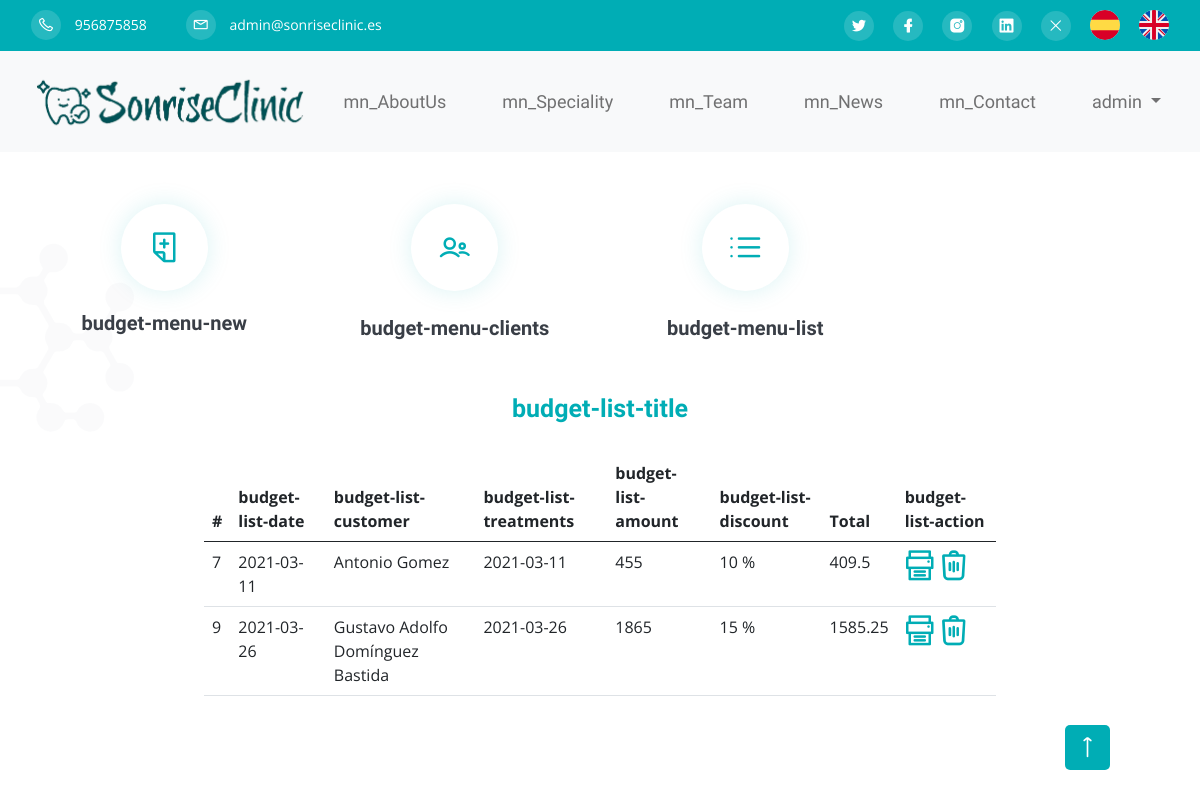
The page /budget.php (signed in) on the database its author committed.
### tables this page shows
CREATE TABLE `settings` (
  `id` int(9) NOT NULL,
  `type` varchar(10) NOT NULL,
  `label` varchar(25) NOT NULL,
  `value` varchar(400) NOT NULL
);

CREATE TABLE `blocks` (
  `id` int(9) NOT NULL,
  `id_page` int(9) NOT NULL,
  `name` varchar(56) NOT NULL,
  `label` varchar(56) DEFAULT NULL,
  `order_n` int(9) NOT NULL,
  `title` varchar(56) DEFAULT NULL,
  `subtitle` varchar(56) DEFAULT NULL,
  `text` varchar(56) DEFAULT NULL,
  `enabled` tinyint(1) NOT NULL DEFAULT 1
);

CREATE TABLE `budgets` (
  `id` int(11) NOT NULL,
  `date` date NOT NULL,
  `customer_id` int(11) NOT NULL,
  `amount` float NOT NULL,
  `discount` float NOT NULL,
  `enabled` tinyint(1) NOT NULL DEFAULT 1
);

CREATE TABLE `users` (
  `id` int(11) NOT NULL,
  `name` varchar(100) NOT NULL,
  `confirmKey` varchar(15) NOT NULL,
  `pass` varchar(50) DEFAULT NULL,
  `last_login` datetime DEFAULT NULL,
  `roles` varchar(100) DEFAULT '[USER]',
  `auth_key` varchar(100) DEFAULT NULL,
  `lang` varchar(2) NOT NULL DEFAULT 'es',
  `firstname` varchar(100) DEFAULT NULL,
  `lastname` varchar(100) DEFAULT NULL,
  `email` varchar(100) DEFAULT NULL,
  `address` varchar(256) DEFAULT NULL,
  `postalcode` varchar(5) DEFAULT NULL,
  `city` varchar(56) DEFAULT NULL,
  `province` varchar(56) DEFAULT NULL,
  `phone` varchar(9) DEFAULT NULL,
  `enabled` tinyint(1) NOT NULL DEFAULT 1
);

### includes/sessions.php (called while the page is built, shortened)
<?php
if (isset($_SESSION['lang'])) {
    $lang = $_SESSION['lang'];
} else {
    $lang = null;
}
function isAuthenticated()
{
    if (isset($_SESSION['autentificado'])) {
        return $_SESSION['autentificado'];
    } else return FALSE;
}

### includes/class.data.php (called while the page is built, shortened)
<?php
class DataBase
{
    var $connection;
    public function __construct()
    {
        if (DB_PASS == NULL)
            $this->connection = mysqli_connect(DB_SERVER, DB_USER, DB_NAME);
        else
            $this->connection = mysqli_connect(DB_SERVER, DB_USER, DB_PASS, DB_NAME);
        return true;
    }
    public function nameUser($id)
    {
        $sql = "SELECT firstname, lastname FROM users WHERE id = " . $id;
        $result = mysqli_query($this->connection, $sql) or die(mysqli_error($this->connection));
        $fila = mysqli_fetch_array($result);
        return $fila["firstname"] . " " . $fila["lastname"];
    }
    public function send($sql, $type = 'ARRAY')
    {
        $result = mysqli_query($this->connection, $sql) or die(mysqli_error($this->connection));
        $return = array();
        if ($type == 'ARRAY')
            while (($return[] = mysqli_fetch_array($result))) {
            }
        else {
            while (($return[] = mysqli_fetch_assoc($result))) {
            }
        }
        if (count($return) > 1)
            unset($return[count($return) - 1]);
        else
            $return = FALSE;
        return $return;
    }
    public function select($table, $where, $type = 'ARRAY')
    {
        $sql = "SELECT * FROM " . $table . " WHERE " . $where;
        $result = mysqli_query($this->connection, $sql);
        $return = array();
        if ($type == 'ARRAY')
            while (($return[] = mysqli_fetch_array($result))) {
            }
        else
            while (($return[] = mysqli_fetch_assoc($result))) {
            }
        if (count($return) > 1)
            unset($return[count($return) - 1]);
        else
            $return = FALSE;
        return $return;
    }
}

### includes/functions.php (called while the page is built, shortened)
<?php
function __($str, $lang = null)
{
	return $str;
}

### blocks/budget-list-section.php (the view, shortened to what this page needs)
<?php
$ndb = new DataBase();
?>
<section id="budget-list" class="we-do-section pt-20">
	<div class="container">
		<div class="row">
			<div class="col-xl-6 mx-auto">
				<div class="section-title text-center mb-25">
					<span class="wow fadeInDown" data-wow-delay=".2s"><?= __('budget-list-title', $lang) ?></span>
				</div>
			</div>
		</div>
	</div>
	<div class="row">
		<div class="col-xl-8 mx-auto">
			<?php
			$list = $ndb->select("budgets", "enabled = 1");
			if ($list) : ?>
				<table class="table">
					<thead>
						<tr>
							<th>#</th>
							<th><?= __('budget-list-date', $lang) ?></th>
							<th><?= __('budget-list-customer', $lang) ?></th>
							<th><?= __('budget-list-treatments', $lang) ?></th>
							<th><?= __('budget-list-amount', $lang) ?></th>
							<th><?= __('budget-list-discount', $lang) ?></th>
							<th>Total</th>
							<th><?= __('budget-list-action', $lang) ?></th>
						</tr>
					</thead>
					<tbody>
						<?php foreach ($list as $budget) : ?>
							<tr>
								<td><?= $budget["id"] ?></td>
								<td><?= $budget["date"] ?></td>
								<td><?= $ndb->nameUser($budget["customer_id"]) ?></td>
								<td><?= $budget["date"] ?></td>
								<td><?= $budget["amount"] ?> </td>
								<td><?= $budget["discount"] ?> %</td>
								<td><?= $budget["amount"] - ($budget["amount"] * $budget["discount"] / 100) ?></td>
								<td class="nav-item">
									<a href="admin/printPdf.php?id=<?= $budget['id'] ?>"><i class="lni lni-printer" style="font-size: 30px; color: #00ADB5;" id="pri_<?= $budget['id'] ?>"></i></a>
									<a href="#"><i class="lni lni-trash" style="font-size: 30px; color: #00ADB5;" id="del_<?= $budget['id'] ?>" onclick="deleteBudget(this)"></i></a>
								</td>
							</tr>
						<?php endforeach; ?>
					</tbody>
				</table>
			<?php else : ?>
				<div class="section-title text-center mb-25"><?= __('budget-list-none', $lang) ?></div>
			<?php endif; ?>
		</div>
	</div>
</section>

### budget.php (shortened to what this page needs)
<?php
include("includes/functions.php");
include("includes/sessions.php");
$PG_NAME = "Budget";
?>
<!DOCTYPE html>
<html lang="<?= $lang ?>">
<?php require "sections/head.php" ?>
<body>
  <?php
  include "sections/header.php";
  include "includes/blocks.php";
  ?>
  <a href="#" class="scroll-top">
    <i class="lni lni-arrow-up"></i>
  </a>
</body>
</html>

### sections/head.php (shortened to what this page needs)
<head>
  <link rel="stylesheet" href="assets/css/bootstrap-5.0.5-alpha.min.css">
  <link rel="stylesheet" href="assets/css/LineIcons.2.0.css">
  <link rel="stylesheet" href="assets/css/glightbox.min.css">
  <link rel="stylesheet" href="assets/css/selectr.css">
  <link rel="stylesheet" href="assets/css/date.css">
  <link rel="stylesheet" href="assets/css/animate.css">
  <link rel="stylesheet" href="assets/css/tiny-slider.css">
  <link rel="stylesheet" href="assets/css/main.css">
</head>

### sections/header.php (shortened to what this page needs)
<header id="home" class="header">
  <div class="header-wrapper">
    <div class="header-top theme-bg">
      <div class="container">
        <div class="row">
          <div class="col-md-8">
            <?php
            $db = new DataBase();
            $phone = $db->select("settings", "label ='lni lni-phone'");
            $mail = $db->select("settings", "label ='lni lni-envelope'");
            ?>
            <div class="header-top-left text-center text-md-left">
              <ul>
                <li><a href="#"><i class="lni lni-phone"></i> <?= isset($phone) ? $phone[0]["value"] : "" ?></a></li>
                <li><a href="#"><i class="lni lni-envelope"></i> <?= isset($mail) ? $mail[0]["value"] : "" ?></a></li>
              </ul>
            </div>
          </div>
          <div class="col-md-4">
            <div class="header-top-right d-none d-md-block">
              <ul>
                <?php
                $db = new DataBase();
                $social = $db->send("SELECT * FROM settings WHERE type = 'social' AND value<>'';");
                if (!empty($social)) :
                  foreach ($social as $key) : ?>
                    <li class="nav-item">
                      <a href="<?= $key['value'] ?>">
                        <i class="<?= $key['label'] ?>"></i>
                      </a>
                    </li>
                <?php endforeach;
                endif;
                ?>
                <li class="nav-item">
                  <?php if (!isAuthenticated()) : ?>
                    <a href="login.php">
                      <i class="lni lni-user"></i>
                    </a>
                  <?php else : ?>
                    <a href="logout.php">
                      <i class="lni lni-close"></i>
                    </a>
                  <?php endif; ?>
                </li>
                <li class="nav-item">
                  <button onclick="window.location.href='<?= $_SERVER['PHP_SELF'] ?>?lang=es'" class="es-button"> &nbsp; </button>
                </li>
                <li class="nav-item">
                  <button onclick="window.location.href='<?= $_SERVER['PHP_SELF'] ?>?lang=en'" class="en-button"> &nbsp; </button>
                </li>
              </ul>
            </div>
          </div>
        </div>
      </div>
    </div>
    <?php
    if ($_SERVER['PHP_SELF'] == "/index.php") :
      $href = "";
    else :
      $href = "index.php";
    endif;
    ?>
    <div class="navbar-area bg-light">
      <div class="container ">
        <div class="row">
          <div class="col-lg-12">
            <nav class="navbar navbar-expand-lg navbar-light bg-light">
              <a class="navbar-brand" href="index.php">
                <img src="assets/img/logo/logo-dark.png" style="width:280px" alt="Logo">
              </a>
              <div class="collapse navbar-collapse sub-menu-bar" id="navbarSupportedContent">
                <ul id="nav" class="navbar-nav ml-auto">
                  <li class="nav-item">
                    <a class="nav-link" href="<?= $href ?>#about"><?= __('mn_AboutUs', $lang) ?></a>
                  </li>
                  <li class="nav-item">
                    <a class="nav-link" href="<?= $href ?>#services"><?= __('mn_Speciality', $lang) ?></a>
                  </li>
                  <li class="nav-item">
                    <a class="nav-link" href="<?= $href ?>#team"><?= __('mn_Team', $lang) ?></a>
                  </li>
                  <li class="nav-item">
                    <a class="nav-link" href="<?= $href ?>#blog"><?= __('mn_News', $lang) ?></a>
                  </li>
                  <li class="nav-item">
                    <a class="nav-link" href="<?= $href ?>#contact"><?= __('mn_Contact', $lang) ?></a>
                  </li>
                  <?php if (isAuthenticated()) : ?>
                    <li class="nav-item dropdown">
                      <a class="nav-link dropdown-toggle" href="#" id="navbarDropdown" role="button" data-bs-toggle="dropdown" aria-expanded="false">
                        <?= $_SESSION['firstname'] ?>
                      </a>
                    </li>
                  <?php endif; ?>
              </div>
            </nav>
          </div>
        </div>
      </div>
    </div>
  </div>
</header>

### includes/blocks.php (shortened to what this page needs)
<?php
$db = new DataBase();
$sql = "SELECT * FROM pages a INNER JOIN blocks b ON a.id = b.id_page WHERE a.page = '" . $PG_NAME . "' and b.enabled = 1 ORDER BY order_n ASC";
$blocks = $db->send($sql);
foreach ($blocks as $block) :
    include "blocks/" . $block['name'] . ".php";
endforeach;

### blocks/budget-section.php (shortened to what this page needs)
<section id="budget" class="we-do-section pt-20 mt-5">
	<div class="shape shape-3">
		<img src="assets/img/shapes/shape-3.svg" alt="">
	</div>
	<div class="container">
		<div class="row">
			<div class="col-lg-3">
				<div class="we-do-item mb-25">
					<a href="budget.php?action=new">
						<div class="we-do-icon mb-20 d-none d-md-block">
							<i class="lni lni-add-files" style="font-size: 30px; color: #00ADB5; translate: 0 8px"></i>
						</div>
					</a>
					<h5><a href="budget.php?action=new"><?= __('budget-menu-new', $lang) ?></a></h5>
				</div>
			</div>
			<div class="col-lg-3">
				<div class="we-do-item mb-30">
					<a href="budget.php?action=clients">
						<div class="we-do-icon mb-25">
							<i class="lni lni-users" style="font-size: 30px; color: #00ADB5; translate: 0 8px"></i>
						</div>
					</a>
					<h5><a href="budget.php?action=clients"><?= __('budget-menu-clients', $lang) ?></a></h5>
				</div>
			</div>
			<div class="col-lg-3">
				<div class="we-do-item mb-30">
					<a href="budget.php?action=list">
						<div class="we-do-icon mb-25">
							<i class="lni lni-list" style="font-size: 30px; color: #00ADB5; translate: 0 8px"></i>
						</div>
					</a>
					<h5><a href="budget.php?action=list"><?= __('budget-menu-list', $lang) ?></a></h5>
				</div>
			</div>
		</div>
	</div>
</section>
<?php if (isset($_GET['action'])) :
	$action = $_GET["action"];
else :
	$action = "list";
endif;
switch ($action):
	case "list":
		include "blocks/budget-list-section.php";
		break;
endswitch;

### assets/css/main.css (style rules this page uses)
html { scroll-behavior: smooth }
body { font-family: open sans, sans-serif; font-weight: 400; font-style: normal; color: #8c96a7; overflow-x: hidden }
* { margin: 0; padding: 0; -webkit-box-sizing: border-box; box-sizing: border-box }
img { max-width: 100% }
i, span, a { display: inline-block; text-decoration: none }
audio, canvas, iframe, img, svg, video { vertical-align: middle }
h1, h2, h3, h4, h5, h6 { font-weight: 600; color: #393e46; font-family: raleway, sans-serif; margin: 0 }
h1 a, h2 a, h3 a, h4 a, h5 a, h6 a { color: inherit }
h5 { font-size: 20px }
ul, ol { margin: 0; padding: 0; list-style-type: none }
.theme-bg { background-color: #00adb5 }
.shape { position: absolute }
.scroll-top { width: 45px; height: 45px; background: #00adb5; text-align: center; line-height: 45px; font-size: 20px; color: #fff; border-radius: 5px; position: fixed; bottom: 30px; right: 90px; z-index: 9; cursor: pointer; -webkit-transition: all .3s ease-out 0s; transition: all .3s ease-out 0s }
.section-title span { font-family: raleway, sans-serif; font-size: 25px; font-weight: 600; display: block; color: #00adb5; margin-bottom: 15px }
.mt-5 { margin-top: 5px }
.mb-20 { margin-bottom: 20px }
.mb-25 { margin-bottom: 25px }
.mb-30 { margin-bottom: 30px }
.pt-20 { padding-top: 20px }
.header { position: relative; padding-top: 136px }
.header .header-wrapper { position: absolute; width: 100%; left: 0; top: 0; z-index: 99 }
.header-top { padding: 10px 0 }
.header-top ul li { display: inline-block }
.header-top ul li a { color: #fff; font-size: 14px }
.header-top ul li a i { width: 30px; height: 30px; border-radius: 50%; line-height: 30px; text-align: center; display: inline-block; background: rgba(255, 255, 255, .15); color: #fff; -webkit-transition: all .3s ease-out 0s; transition: all .3s ease-out 0s }
.header-top .header-top-left ul li:first-child { margin-right: 35px }
.header-top .header-top-left ul li a i { margin-right: 10px }
.header-top .header-top-right { text-align: right }
.header-top .header-top-right ul li { margin-left: 15px }
.navbar-area { -webkit-transition: all .3s ease-out 0s; transition: all .3s ease-out 0s; background: #fff }
.navbar { padding: 0; border-radius: 5px; position: relative; -webkit-transition: all .3s ease-out 0s; transition: all .3s ease-out 0s; padding: 15px 0 }
.navbar-brand { padding: 0 }
.navbar-brand img { max-width: 280px }
.navbar-nav .nav-item { margin-left: 40px; position: relative }
.navbar-nav .nav-item:first-child { margin-left: 0 }
.navbar-nav .nav-item a { font-size: 18px; font-weight: 500; color: #393e46; font-family: raleway, sans-serif; -webkit-transition: all .3s ease-out 0s; transition: all .3s ease-out 0s; position: relative }
.we-do-section { position: relative }
.we-do-section .shape { left: -100px }
.we-do-section .we-do-item { text-align: center }
.we-do-section .we-do-item .we-do-icon { width: 87px; height: 87px; line-height: 83px; text-align: center; margin-left: auto; margin-right: auto; border-radius: 50%; -webkit-box-shadow: 0 0 25px rgba(0, 173, 181, .15); box-shadow: 0 0 25px rgba(0, 173, 181, .15) }

### sections/head.php (style rules this page uses)
ul li button.es-button { height: 30px; width: 30px; border-radius: 50%; border: none; background-image: url('../images/lenguages/espana.svg'); background-repeat: no-repeat; }
.en-button { height: 30px; width: 30px; border-radius: 50%; border: none; background-image: url('../images/lenguages/reino-unido.svg'); background-repeat: no-repeat; }

### rows shown on the page
settings: value "956875858"
settings: value "admin@sonriseclinic.es"
budgets: id "7", date "2021-03-11", customer.lastname "Antonio Gomez", amount "455", discount "10", $budget["amount"] - ($budget["amount"] * $budget["discount"] / 100) "409.5"
budgets: id "9", date "2021-03-26", customer.lastname "Gustavo Adolfo Domínguez Bastida", amount "1865", discount "15", $budget["amount"] - ($budget["amount"] * $budget["discount"] / 100) "1585.25"

### other values the page prints
__('mn_AboutUs', $lang) "mn_AboutUs"
__('mn_Speciality', $lang) "mn_Speciality"
__('mn_Team', $lang) "mn_Team"
__('mn_News', $lang) "mn_News"
__('mn_Contact', $lang) "mn_Contact"
$_SESSION['firstname'] "admin"
